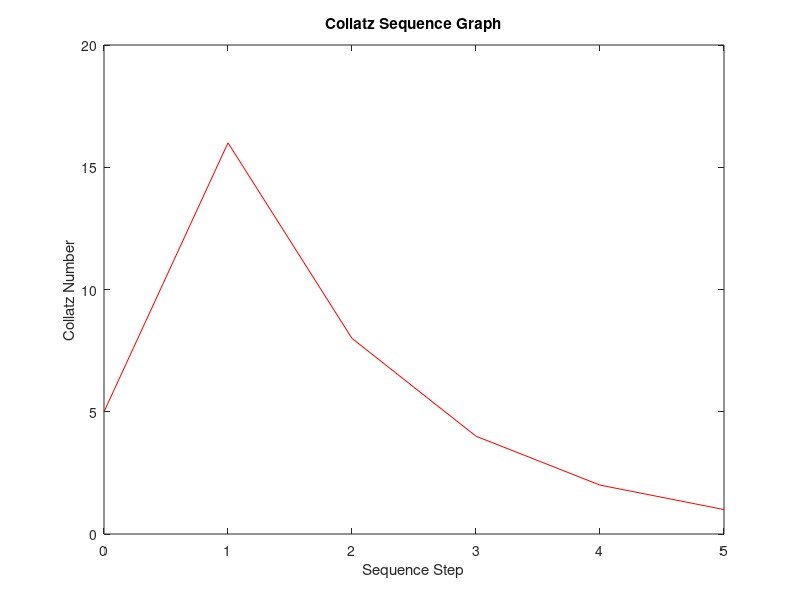

The MATLAB source for this figure:
%Will this program find the solution to the Collatz Conjecture?
%Probably not.

%Prompt the user for any real number and checks parameters
clc;clear
n(1) = input('Enter any real whole number: ');
a = 0;
count = 0;
while a == 0
    if isreal(n) && rem(n,1) == 0 && n>0 && n ~= 1
        a = 1;
    else
        clc
        n = input('Please enter a valid number: ');
    end
end
clc
fprintf('The Collatz Sequence for the Specified n:\n');
fprintf('-----------------------------------------\n');
fprintf('%.0f: ',count)
count = count + 1;
fprintf('%.0f\n',n);

%Using a while loop to run through the whole sequence
while n ~= 1
    if rem(n(count),2) == 0
        n(count+1) = n(count)/2;
        fprintf('%.0f: ',count);
        fprintf('%.0f\n',n(count+1));
        count = count + 1;
    else
        n(count+1) = (3*n(count))+1;
        fprintf('%.0f: ',count);
        fprintf('%.0f\n',n(count+1));
        count = count + 1;
    end
    if n(count) == 1
        fprintf('-----------------------------------------\n');
        fprintf('THIS INPUT TERMINATES, TAKING %.0f STEPS.\n', count-1);
        fprintf('-----------------------------------------\n');
    end
end

%Graphs the sequence for easier visualization
pause(5);
x = [0:count-1];
y = n;
plot(x,y, 'r'), xlabel('Sequence Step'), ylabel('Collatz Number'), title('Collatz Sequence Graph');

%Gives the user a choice to try with another number or terminate the
%program
fprintf('\n');
check = input('Continue? (1/0): ');
if check == 1
    collatz
else
    clc;clear
end 